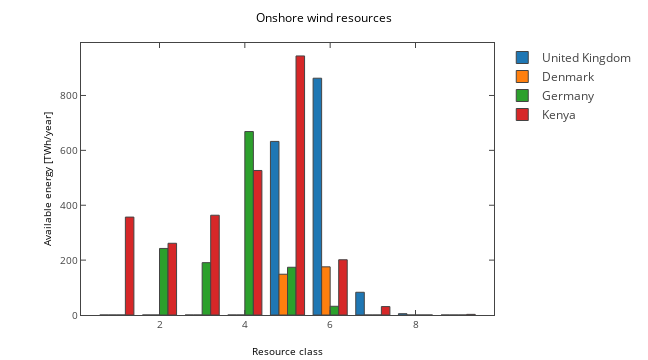

The code cell stored with this chart in its notebook:
### Markdown cell above
This workbook run plotly in offline mode.

### Code cell
mpl_fig = plt.figure(figsize=(9, 5))
ax = mpl_fig.add_subplot(111)
x = np.array(list(wind_res[countries[0]].keys()))

for i, country in enumerate(countries):
    y = wind_res[country].values()
    ax.bar(x, y, width=0.8)
ax.set_ylabel('Available energy [TWh/year]')
ax.set_xlabel('Resource class')
ax.set_title('Onshore wind resources')
plotly_fig = tls.mpl_to_plotly(mpl_fig)
for i, e in enumerate(plotly_fig['data']):
    e['name'] = countries[i]
plotly_fig["layout"]["showlegend"] = True
plotly_fig["layout"]['hovermode'] = 'x'
iplot(plotly_fig, filename='ons1')

### Figure 1 — Plotly figure (JSON) as saved in the notebook; plotly's stock layout.template omitted (floating-point values rounded to 4 significant figures)
{"data": [{"marker": {"color": "#1F77B4", "line": {"width": 1}}, "name": "United Kingdom", "opacity": 1, "orientation": "v", "type": "bar", "uid": "ad77ed93-17d4-4a57-bef7-93eb0a0c0434", "x": [1, 2, 3, 4, 5, 6, 7, 8, 9], "xaxis": "x", "y": [0, 0, 0, 0, 632.6, 862.9, 82.85, 4.77, 0], "yaxis": "y"}, {"marker": {"color": "#FF7F0E", "line": {"width": 1}}, "name": "Denmark", "opacity": 1, "orientation": "v", "type": "bar", "uid": "1ab89071-95ae-4ac2-aa7d-ebaadc011940", "x": [1, 2, 3, 4, 5, 6, 7, 8, 9], "xaxis": "x", "y": [0, 0, 0, 0, 148.6, 175.5, 0, 0, 0], "yaxis": "y"}, {"marker": {"color": "#2CA02C", "line": {"width": 1}}, "name": "Germany", "opacity": 1, "orientation": "v", "type": "bar", "uid": "6bd274d3-b190-4bee-9b58-3ab11369f9f9", "x": [1, 2, 3, 4, 5, 6, 7, 8, 9], "xaxis": "x", "y": [0, 242.5, 190.7, 668.5, 174.0, 31.79, 0, 0, 0], "yaxis": "y"}, {"marker": {"color": "#D62728", "line": {"width": 1}}, "name": "Kenya", "opacity": 1, "orientation": "v", "type": "bar", "uid": "6051fe4e-f11c-4c83-a012-24753749a7bc", "x": [1, 2, 3, 4, 5, 6, 7, 8, 9], "xaxis": "x", "y": [356.8, 261.4, 363.6, 526.7, 944.0, 201.3, 30.66, 0, 2.285], "yaxis": "y"}], "layout": {"autosize": false, "bargap": 0.2, "height": 360, "hovermode": "x", "margin": {"b": 45, "l": 81, "pad": 0, "r": 64, "t": 43}, "showlegend": true, "title": {"font": {"color": "#000000", "size": 12}, "text": "Onshore wind resources"}, "width": 648, "xaxis": {"anchor": "y", "domain": [0, 1], "mirror": "ticks", "nticks": 6, "range": [0.16, 9.84], "showgrid": false, "showline": true, "side": "bottom", "tickfont": {"size": 10}, "ticks": "inside", "title": {"font": {"color": "#000000", "size": 10}, "text": "Resource class"}, "type": "linear", "zeroline": false}, "yaxis": {"anchor": "x", "domain": [0, 1], "mirror": "ticks", "nticks": 6, "range": [0, 991.2], "showgrid": false, "showline": true, "side": "left", "tickfont": {"size": 10}, "ticks": "inside", "title": {"font": {"color": "#000000", "size": 10}, "text": "Available energy [TWh/year]"}, "type": "linear", "zeroline": false}}}
